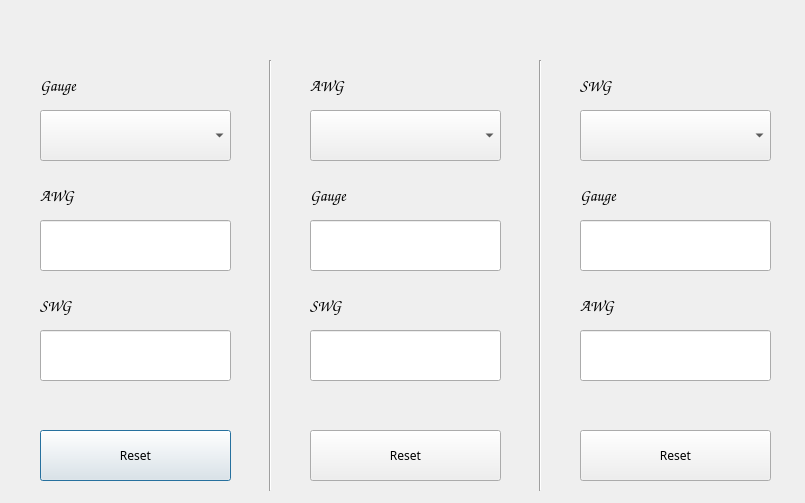
<?xml version="1.0" encoding="UTF-8"?>
<ui version="4.0">
 <class>GaugeToolBox</class>
 <widget class="QDialog" name="GaugeToolBox">
  <property name="geometry">
   <rect>
    <x>0</x>
    <y>0</y>
    <width>805</width>
    <height>503</height>
   </rect>
  </property>
  <property name="minimumSize">
   <size>
    <width>805</width>
    <height>503</height>
   </size>
  </property>
  <property name="maximumSize">
   <size>
    <width>805</width>
    <height>503</height>
   </size>
  </property>
  <property name="font">
   <font>
    <family>8514oem</family>
   </font>
  </property>
  <property name="windowTitle">
   <string>Gauge Converter</string>
  </property>
  <widget class="QComboBox" name="comboBox">
   <property name="geometry">
    <rect>
     <x>40</x>
     <y>110</y>
     <width>191</width>
     <height>51</height>
    </rect>
   </property>
  </widget>
  <widget class="Line" name="line">
   <property name="geometry">
    <rect>
     <x>260</x>
     <y>60</y>
     <width>20</width>
     <height>431</height>
    </rect>
   </property>
   <property name="orientation">
    <enum>Qt::Vertical</enum>
   </property>
  </widget>
  <widget class="QLineEdit" name="lineEdit">
   <property name="geometry">
    <rect>
     <x>40</x>
     <y>220</y>
     <width>191</width>
     <height>51</height>
    </rect>
   </property>
   <property name="text">
    <string/>
   </property>
  </widget>
  <widget class="QLineEdit" name="lineEdit_2">
   <property name="geometry">
    <rect>
     <x>40</x>
     <y>330</y>
     <width>191</width>
     <height>51</height>
    </rect>
   </property>
  </widget>
  <widget class="QLineEdit" name="lineEdit_3">
   <property name="geometry">
    <rect>
     <x>310</x>
     <y>330</y>
     <width>191</width>
     <height>51</height>
    </rect>
   </property>
  </widget>
  <widget class="QLineEdit" name="lineEdit_4">
   <property name="geometry">
    <rect>
     <x>310</x>
     <y>220</y>
     <width>191</width>
     <height>51</height>
    </rect>
   </property>
  </widget>
  <widget class="Line" name="line_2">
   <property name="geometry">
    <rect>
     <x>530</x>
     <y>60</y>
     <width>20</width>
     <height>431</height>
    </rect>
   </property>
   <property name="orientation">
    <enum>Qt::Vertical</enum>
   </property>
  </widget>
  <widget class="QComboBox" name="comboBox_2">
   <property name="geometry">
    <rect>
     <x>310</x>
     <y>110</y>
     <width>191</width>
     <height>51</height>
    </rect>
   </property>
  </widget>
  <widget class="QLineEdit" name="lineEdit_5">
   <property name="geometry">
    <rect>
     <x>580</x>
     <y>330</y>
     <width>191</width>
     <height>51</height>
    </rect>
   </property>
  </widget>
  <widget class="QLineEdit" name="lineEdit_6">
   <property name="geometry">
    <rect>
     <x>580</x>
     <y>220</y>
     <width>191</width>
     <height>51</height>
    </rect>
   </property>
  </widget>
  <widget class="QComboBox" name="comboBox_3">
   <property name="geometry">
    <rect>
     <x>580</x>
     <y>110</y>
     <width>191</width>
     <height>51</height>
    </rect>
   </property>
  </widget>
  <widget class="QLabel" name="label">
   <property name="geometry">
    <rect>
     <x>40</x>
     <y>290</y>
     <width>131</width>
     <height>31</height>
    </rect>
   </property>
   <property name="font">
    <font>
     <family>Comic Sans MS</family>
     <pointsize>12</pointsize>
     <weight>75</weight>
     <bold>true</bold>
    </font>
   </property>
   <property name="text">
    <string>SWG</string>
   </property>
  </widget>
  <widget class="QLabel" name="label_2">
   <property name="geometry">
    <rect>
     <x>40</x>
     <y>180</y>
     <width>131</width>
     <height>31</height>
    </rect>
   </property>
   <property name="font">
    <font>
     <family>Comic Sans MS</family>
     <pointsize>12</pointsize>
     <weight>75</weight>
     <bold>true</bold>
    </font>
   </property>
   <property name="text">
    <string>AWG</string>
   </property>
  </widget>
  <widget class="QLabel" name="label_3">
   <property name="geometry">
    <rect>
     <x>310</x>
     <y>180</y>
     <width>131</width>
     <height>31</height>
    </rect>
   </property>
   <property name="font">
    <font>
     <family>Comic Sans MS</family>
     <pointsize>12</pointsize>
     <weight>75</weight>
     <bold>true</bold>
    </font>
   </property>
   <property name="text">
    <string>Gauge</string>
   </property>
  </widget>
  <widget class="QLabel" name="label_4">
   <property name="geometry">
    <rect>
     <x>310</x>
     <y>290</y>
     <width>131</width>
     <height>31</height>
    </rect>
   </property>
   <property name="font">
    <font>
     <family>Comic Sans MS</family>
     <pointsize>12</pointsize>
     <weight>75</weight>
     <bold>true</bold>
    </font>
   </property>
   <property name="text">
    <string>SWG</string>
   </property>
  </widget>
  <widget class="QLabel" name="label_5">
   <property name="geometry">
    <rect>
     <x>580</x>
     <y>180</y>
     <width>131</width>
     <height>31</height>
    </rect>
   </property>
   <property name="font">
    <font>
     <family>Comic Sans MS</family>
     <pointsize>12</pointsize>
     <weight>75</weight>
     <bold>true</bold>
    </font>
   </property>
   <property name="text">
    <string>Gauge</string>
   </property>
  </widget>
  <widget class="QLabel" name="label_6">
   <property name="geometry">
    <rect>
     <x>580</x>
     <y>290</y>
     <width>131</width>
     <height>31</height>
    </rect>
   </property>
   <property name="font">
    <font>
     <family>Comic Sans MS</family>
     <pointsize>12</pointsize>
     <weight>75</weight>
     <bold>true</bold>
    </font>
   </property>
   <property name="text">
    <string>AWG</string>
   </property>
  </widget>
  <widget class="QPushButton" name="pushButton">
   <property name="geometry">
    <rect>
     <x>40</x>
     <y>430</y>
     <width>191</width>
     <height>51</height>
    </rect>
   </property>
   <property name="text">
    <string>Reset</string>
   </property>
  </widget>
  <widget class="QPushButton" name="pushButton_2">
   <property name="geometry">
    <rect>
     <x>310</x>
     <y>430</y>
     <width>191</width>
     <height>51</height>
    </rect>
   </property>
   <property name="text">
    <string>Reset</string>
   </property>
  </widget>
  <widget class="QPushButton" name="pushButton_3">
   <property name="geometry">
    <rect>
     <x>580</x>
     <y>430</y>
     <width>191</width>
     <height>51</height>
    </rect>
   </property>
   <property name="text">
    <string>Reset</string>
   </property>
  </widget>
  <widget class="QLabel" name="label_7">
   <property name="geometry">
    <rect>
     <x>40</x>
     <y>70</y>
     <width>131</width>
     <height>31</height>
    </rect>
   </property>
   <property name="font">
    <font>
     <family>Comic Sans MS</family>
     <pointsize>12</pointsize>
     <weight>75</weight>
     <bold>true</bold>
    </font>
   </property>
   <property name="text">
    <string>Gauge</string>
   </property>
  </widget>
  <widget class="QLabel" name="label_8">
   <property name="geometry">
    <rect>
     <x>310</x>
     <y>70</y>
     <width>131</width>
     <height>31</height>
    </rect>
   </property>
   <property name="font">
    <font>
     <family>Comic Sans MS</family>
     <pointsize>12</pointsize>
     <weight>75</weight>
     <bold>true</bold>
    </font>
   </property>
   <property name="text">
    <string>AWG</string>
   </property>
  </widget>
  <widget class="QLabel" name="label_9">
   <property name="geometry">
    <rect>
     <x>580</x>
     <y>70</y>
     <width>131</width>
     <height>31</height>
    </rect>
   </property>
   <property name="font">
    <font>
     <family>Comic Sans MS</family>
     <pointsize>12</pointsize>
     <weight>75</weight>
     <bold>true</bold>
    </font>
   </property>
   <property name="text">
    <string>SWG</string>
   </property>
  </widget>
 </widget>
 <resources/>
 <connections/>
</ui>
